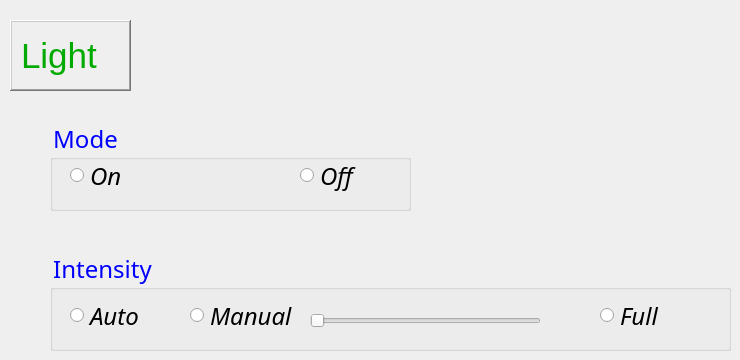
    <widget class="QWidget" name="tab_4">
     <attribute name="title">
      <string>Office</string>
     </attribute>
     <widget class="QGroupBox" name="groupBox_20">
      <property name="geometry">
       <rect>
        <x>50</x>
        <y>120</y>
        <width>361</width>
        <height>91</height>
       </rect>
      </property>
      <property name="font">
       <font>
        <family>MV Boli</family>
        <pointsize>18</pointsize>
        <weight>50</weight>
        <italic>false</italic>
        <bold>false</bold>
       </font>
      </property>
      <property name="styleSheet">
       <string notr="true">font: 18pt &quot;MV Boli&quot;;
color: rgb(0, 0, 255);</string>
      </property>
      <property name="title">
       <string>Mode</string>
      </property>
      <widget class="QRadioButton" name="radioButton_42">
       <property name="geometry">
        <rect>
         <x>20</x>
         <y>20</y>
         <width>81</width>
         <height>71</height>
        </rect>
       </property>
       <property name="font">
        <font>
         <family>Imprint MT Shadow</family>
         <pointsize>18</pointsize>
         <weight>50</weight>
         <italic>true</italic>
         <bold>false</bold>
        </font>
       </property>
       <property name="styleSheet">
        <string notr="true">font: italic 18pt &quot;Imprint MT Shadow&quot;;
color:rgb(0, 0, 0);</string>
       </property>
       <property name="text">
        <string>On</string>
       </property>
      </widget>
      <widget class="QRadioButton" name="radioButton_43">
       <property name="geometry">
        <rect>
         <x>250</x>
         <y>20</y>
         <width>81</width>
         <height>71</height>
        </rect>
       </property>
       <property name="font">
        <font>
         <family>Imprint MT Shadow</family>
         <pointsize>18</pointsize>
         <weight>50</weight>
         <italic>true</italic>
         <bold>false</bold>
        </font>
       </property>
       <property name="styleSheet">
        <string notr="true">font: italic 18pt &quot;Imprint MT Shadow&quot;;
color:rgb(0, 0, 0);</string>
       </property>
       <property name="text">
        <string>Off</string>
       </property>
      </widget>
     </widget>
     <widget class="QLabel" name="labe_16">
      <property name="geometry">
       <rect>
        <x>10</x>
        <y>20</y>
        <width>121</width>
        <height>71</height>
       </rect>
      </property>
      <property name="font">
       <font>
        <family>MS Shell Dlg 2</family>
        <pointsize>26</pointsize>
        <weight>50</weight>
        <italic>false</italic>
        <bold>false</bold>
       </font>
      </property>
      <property name="autoFillBackground">
       <bool>false</bool>
      </property>
      <property name="styleSheet">
       <string notr="true">font: 26pt &quot;MS Shell Dlg 2&quot;;
color: rgb(0, 170, 0);</string>
      </property>
      <property name="frameShape">
       <enum>QFrame::WinPanel</enum>
      </property>
      <property name="frameShadow">
       <enum>QFrame::Raised</enum>
      </property>
      <property name="lineWidth">
       <number>1</number>
      </property>
      <property name="midLineWidth">
       <number>0</number>
      </property>
      <property name="text">
       <string>Light</string>
      </property>
     </widget>
     <widget class="QGroupBox" name="groupBox_21">
      <property name="geometry">
       <rect>
        <x>50</x>
        <y>250</y>
        <width>681</width>
        <height>101</height>
       </rect>
      </property>
      <property name="font">
       <font>
        <family>MV Boli</family>
        <pointsize>18</pointsize>
        <weight>50</weight>
        <italic>false</italic>
        <bold>false</bold>
       </font>
      </property>
      <property name="styleSheet">
       <string notr="true">font: 18pt &quot;MV Boli&quot;;
color: rgb(0, 0, 255);</string>
      </property>
      <property name="title">
       <string>Intensity</string>
      </property>
      <property name="flat">
       <bool>false</bool>
      </property>
      <widget class="QRadioButton" name="radioButton_44">
       <property name="geometry">
        <rect>
         <x>20</x>
         <y>30</y>
         <width>82</width>
         <height>71</height>
        </rect>
       </property>
       <property name="font">
        <font>
         <family>Imprint MT Shadow</family>
         <pointsize>18</pointsize>
         <weight>50</weight>
         <italic>true</italic>
         <bold>false</bold>
        </font>
       </property>
       <property name="styleSheet">
        <string notr="true">font: italic 18pt &quot;Imprint MT Shadow&quot;;
color:rgb(0, 0, 0);</string>
       </property>
       <property name="text">
        <string>Auto</string>
       </property>
       <property name="checked">
        <bool>false</bool>
       </property>
       <property name="autoExclusive">
        <bool>true</bool>
       </property>
      </widget>
      <widget class="QRadioButton" name="radioButton_45">
       <property name="geometry">
        <rect>
         <x>140</x>
         <y>30</y>
         <width>121</width>
         <height>71</height>
        </rect>
       </property>
       <property name="font">
        <font>
         <family>Imprint MT Shadow</family>
         <pointsize>18</pointsize>
         <weight>50</weight>
         <italic>true</italic>
         <bold>false</bold>
        </font>
       </property>
       <property name="styleSheet">
        <string notr="true">font: italic 18pt &quot;Imprint MT Shadow&quot;;
color:rgb(0, 0, 0);</string>
       </property>
       <property name="text">
        <string>Manual</string>
       </property>
      </widget>
      <widget class="QSlider" name="horizontalSlider_8">
       <property name="enabled">
        <bool>false</bool>
       </property>
       <property name="geometry">
        <rect>
         <x>260</x>
         <y>40</y>
         <width>231</width>
         <height>61</height>
        </rect>
       </property>
       <property name="maximumSize">
        <size>
         <width>16777215</width>
         <height>16777215</height>
        </size>
       </property>
       <property name="sizeIncrement">
        <size>
         <width>0</width>
         <height>0</height>
        </size>
       </property>
       <property name="font">
        <font>
         <family>Imprint MT Shadow</family>
         <pointsize>18</pointsize>
         <weight>50</weight>
         <italic>true</italic>
         <bold>false</bold>
        </font>
       </property>
       <property name="styleSheet">
        <string notr="true">font: italic 18pt &quot;Imprint MT Shadow&quot;;
color:rgb(0, 0, 0);</string>
       </property>
       <property name="maximum">
        <number>10</number>
       </property>
       <property name="pageStep">
        <number>1</number>
       </property>
       <property name="sliderPosition">
        <number>0</number>
       </property>
       <property name="orientation">
        <enum>Qt::Horizontal</enum>
       </property>
       <property name="invertedAppearance">
        <bool>false</bool>
       </property>
       <property name="invertedControls">
        <bool>false</bool>
       </property>
      </widget>
      <widget class="QRadioButton" name="radioButton_46">
       <property name="geometry">
        <rect>
         <x>550</x>
         <y>30</y>
         <width>91</width>
         <height>71</height>
        </rect>
       </property>
       <property name="font">
        <font>
         <family>Imprint MT Shadow</family>
         <pointsize>18</pointsize>
         <weight>50</weight>
         <italic>true</italic>
         <bold>false</bold>
        </font>
       </property>
       <property name="styleSheet">
        <string notr="true">font: italic 18pt &quot;Imprint MT Shadow&quot;;
color:rgb(0, 0, 0);</string>
       </property>
       <property name="text">
        <string>Full</string>
       </property>
      </widget>
     </widget>
    </widget>
